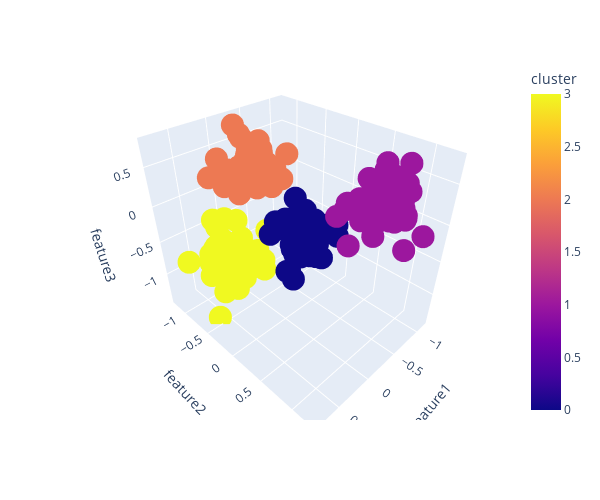

Notebook cell for this chart:
### Code cell
px.scatter_3d(df, x="feature1", y="feature2", z="feature3", color="cluster", width=600, height=500)

### Figure 1 — Plotly figure (JSON) as saved in the notebook; plotly's stock layout.template omitted (floating-point values rounded to 4 significant figures; data arrays with more than 128 entries replaced by an {"elided": "..."} marker saying what was removed)
{"data": [{"hovertemplate": "feature1=%{x}<br>feature2=%{y}<br>feature3=%{z}<br>cluster=%{marker.color}<extra></extra>", "legendgroup": "", "marker": {"color": {"elided": "200 int values"}, "coloraxis": "coloraxis", "symbol": "circle"}, "mode": "markers", "name": "", "scene": "scene", "showlegend": false, "type": "scatter3d", "x": {"elided": "200 float values"}, "y": {"elided": "200 float values"}, "z": {"elided": "200 float values"}}], "layout": {"coloraxis": {"colorbar": {"title": {"text": "cluster"}}, "colorscale": [[0, "#0d0887"], [0.1111, "#46039f"], [0.2222, "#7201a8"], [0.3333, "#9c179e"], [0.4444, "#bd3786"], [0.5556, "#d8576b"], [0.6667, "#ed7953"], [0.7778, "#fb9f3a"], [0.8889, "#fdca26"], [1, "#f0f921"]]}, "height": 500, "legend": {"tracegroupgap": 0}, "margin": {"t": 60}, "scene": {"domain": {"x": [0, 1], "y": [0, 1]}, "xaxis": {"title": {"text": "feature1"}}, "yaxis": {"title": {"text": "feature2"}}, "zaxis": {"title": {"text": "feature3"}}}, "width": 600}}
